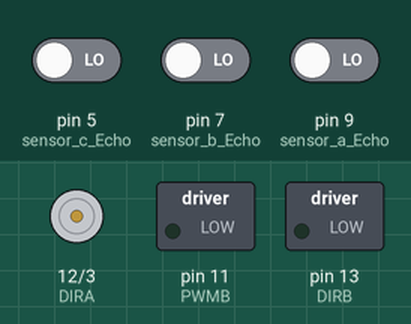
This sketch was run on a simulated Arduino Uno, built with avr-gcc and run on an emulated ATmega328P. Parts: direction and speed pins drawn as motors (green arrow = direction pin HIGH = forward, orange = LOW = backward, longer = more drive), switched loads named in the sketch (green lamp = pin HIGH). The inputs (shaded band) are chosen by the test bench; at power-on: pin 5 (sensor_c_Echo) LOW, pin 7 (sensor_b_Echo) LOW, pin 9 (sensor_a_Echo) LOW.

Above: at 0.1 s.
At 3.1 s:
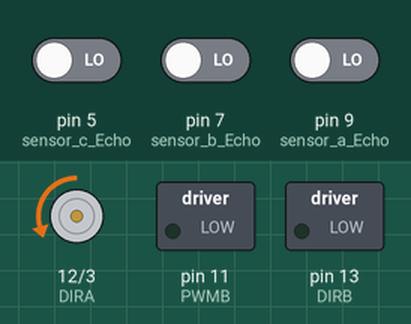
Timing chart, 0 to 4.6 s (numbered marks = the images above):
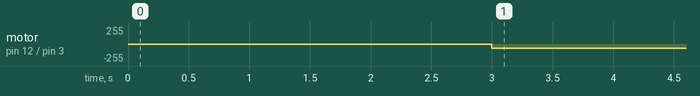

The sketch:

parallel_parking.ino
```cpp
/*Sensor Check*/

/*Defines*/
#define sensor_a_Trigger 10
#define sensor_a_Echo 9
#define sensor_b_Trigger 8
#define sensor_b_Echo 7
#define sensor_c_Trigger 6
#define sensor_c_Echo 5

#define CW  0 /*Clockwise*/
#define CCW 1 /*Counter Clockwise*/
#define MOTOR_A 0 //Rear Wheels Motor
#define MOTOR_B 1 //Front Direction Motor

#define CAR_LENGTH 20 //int cm
#define MINIMUM_LIMIT 5 //in cm

#define PARK_STATE_1 1 /*There is a car on the right*/
#define PARK_STATE_2 2 /*There is empty space on the right and PARK_STATE_1 was set*/
#define PARK_STATE_3 3 /*There is a car on the right and PARK_STATE_1 and PARK_STATE_2 where set*/

/*Globals*/
const byte PWMA = 3;  // PWM control (speed) for motor A
const byte PWMB = 11; // PWM control (speed) for motor B
const byte DIRA = 12; // Direction control for motor A
const byte DIRB = 13; // Direction control for motor B


long FrontSensor  = sensorDistance(sensor_a_Trigger,sensor_a_Echo);
long MiddleSensor = sensorDistance(sensor_b_Trigger,sensor_b_Echo);
long BackSensor   = sensorDistance(sensor_c_Trigger,sensor_c_Echo);

/*parkingState*/
byte parkingState;


/*Runs once*/
void setup()
{
  Serial.begin(9600);
  sensor_pinSetup();
  motor_pinSetup();
}

/*Runs in a loop*/
void loop()
{
 mainExecution();
}

/*Sensor PIN setup*/
void sensor_pinSetup()
{
  pinMode(sensor_a_Trigger, OUTPUT);
  pinMode(sensor_a_Echo, INPUT);
  pinMode(sensor_b_Trigger, OUTPUT);
  pinMode(sensor_b_Echo, INPUT);
  pinMode(sensor_c_Trigger, OUTPUT);
  pinMode(sensor_c_Echo, INPUT);
}

/*Motor PIN setup*/
void motor_pinSetup()
{
  // All pins should be setup as outputs:
  pinMode(PWMA, OUTPUT);
  pinMode(PWMB, OUTPUT);
  pinMode(DIRA, OUTPUT);
  pinMode(DIRB, OUTPUT);

  // Initialize all pins as low:
  digitalWrite(PWMA, LOW);
  digitalWrite(PWMB, LOW);
  digitalWrite(DIRA, LOW);
  digitalWrite(DIRB, LOW);
}

/*Function that returns the sensor distance in centimeters*/
long sensorDistance(int sensor_x_Trigger, int sensor_x_Echo)
{
  long duration, distance;
  digitalWrite(sensor_x_Trigger, LOW);
  delayMicroseconds(2);
  digitalWrite(sensor_x_Trigger, HIGH);

  delayMicroseconds(10);
  digitalWrite(sensor_x_Trigger, LOW);
  duration = pulseIn(sensor_x_Echo, HIGH);
  distance = (duration/2) / 29.1;

  return distance;
}

/*Main Execution function*/
void mainExecution()
{
 if (checkSpace() == PARK_STATE_3)
 {
  //Run Parking Algo
 }
 else
 {
  /*Conditions are not favourable for parallel parking*/
 }
}

/*Checks if there is space for parking*/
bool checkSpace()
{

  driveArdumoto(MOTOR_A, CW, 60);

  if((FrontSensor <= MINIMUM_LIMIT)&&
     (MiddleSensor <= MINIMUM_LIMIT)&&
     (BackSensor <= MINIMUM_LIMIT))
     {
       parkingState = 1;
     }

  if((FrontSensor > MINIMUM_LIMIT)&&
     (MiddleSensor > MINIMUM_LIMIT)&&
     (BackSensor > MINIMUM_LIMIT)&&
     (parkingState == 1))
     {
       parkingState = 2;
     }

  if((FrontSensor <= MINIMUM_LIMIT)&&
     (MiddleSensor <= MINIMUM_LIMIT)&&
     (BackSensor <= MINIMUM_LIMIT)&&
     (parkingState == 2))
     {
       parkingState = 3;
       stopArdumoto(MOTOR_A);
    }

    return parkingState;
}

/*driveArdumoto */
void driveArdumoto(byte motor, byte dir, byte spd)
{
  if (motor == MOTOR_A)
  {
    digitalWrite(DIRA, dir);
    analogWrite(PWMA, spd);
  }
  else if (motor == MOTOR_B)
  {
    digitalWrite(DIRB, dir);
    analogWrite(PWMB, spd);
  }
}

/*stopArdumoto makes a motor stop*/
void stopArdumoto(byte motor)
{
  driveArdumoto(motor, 0, 0);
}
```

Measured:
- by itself, motor on pin 12 (DIRA) / pin 3 (PWMA): stopped → backward 60/255 at 3.0 s
